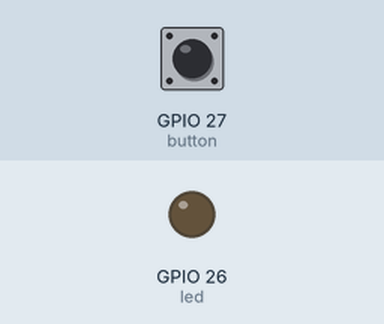
A program run on a simulated ESP32. Parts: output pins drawn as LEDs (lit = HIGH). The inputs (shaded band) are chosen by the test bench; at power-on: GPIO 27 (button) HIGH.

Above: at 1.2 s.
1.3 s: GPIO 27 (button) pulled LOW for 0.15 s
At 1.7 s:
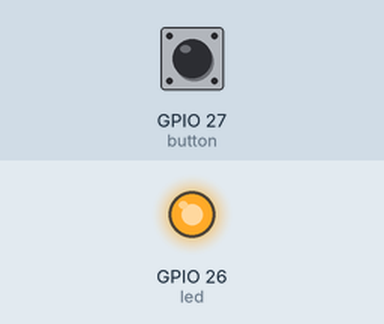
2.9 s: GPIO 27 (button) pulled LOW for 3.2 s
At 3.4 s:
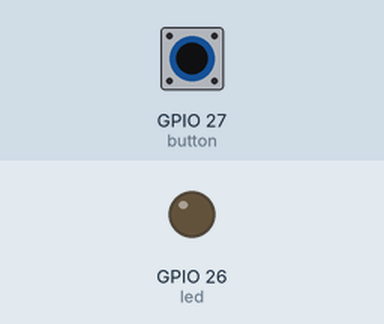
Timing chart, 0 to 7.6 s (numbered marks = the images above; inputs shaded):
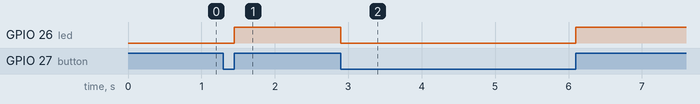

Measured:
- after the input at 1.3 s, GPIO 26 (led): LOW → HIGH after 0.15 s
- after the input at 2.9 s, GPIO 26 (led): HIGH → LOW at once, → HIGH 3.2 s later

The program:

main.cpp
```cpp
#include <Arduino.h>

#define button 27  // Chân nút
#define led 26     // Chân LED

// Hàm ngắt
void IRAM_ATTR detectPush() {
    // Bật LED khi nút không nhấn
    digitalWrite(led, HIGH);
}

void setup() {
    Serial.begin(115200);           // Khởi động Serial
    pinMode(button, INPUT_PULLUP);  // Cấu hình chân button là đầu vào với điện trở kéo lên, chưa nhấn thì HIGH
    pinMode(led, OUTPUT);            // Cấu hình chân LED là đầu ra
    digitalWrite(led, LOW);          // Tắt LED ban đầu

    // Thiết lập ngắt: gọi detectPush() khi có tín hiệu RISING (nút được nhấn)
    attachInterrupt(digitalPinToInterrupt(button), detectPush, RISING); // rising là từ low sang high
}

void loop() {
    // Kiểm tra trạng thái của nút
    if (digitalRead(button) == LOW) {
        // Nếu nút được nhấn, tắt LED
        digitalWrite(led, LOW);
    }
}
```
